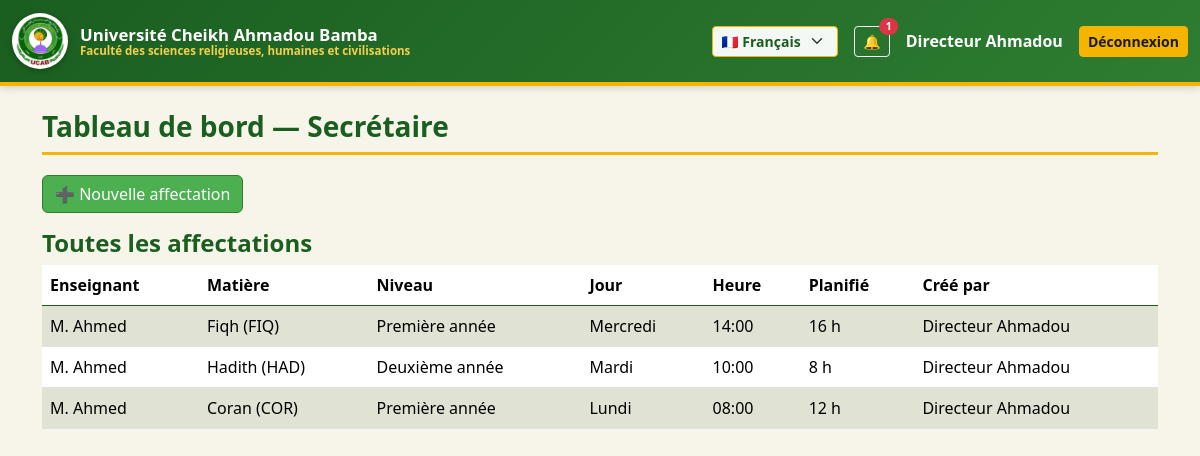
Screenshot of /secretary/ (signed in) with the database file from the repository.
### accounts/models.py (models this page shows, shortened)
class User(AbstractUser):
    class Role(models.TextChoices):
        TEACHER    = "teacher",    _("Enseignant")
        SECRETARY  = "secretary",  _("Secrétaire")
        DIRECTOR   = "director",   _("Directeur des études")
        DEAN       = "dean",       _("Doyen")
        ACCOUNTANT = "accountant", _("Comptable")
    role = models.CharField(_("Rôle"), max_length=20,
                            choices=Role.choices, default=Role.TEACHER)
    display_name_fr = models.CharField(_("Nom en français"), max_length=150, blank=True)
    display_name_ar = models.CharField(_("الاسم بالعربية"), max_length=150, blank=True)
    class Meta:
        verbose_name = _("Utilisateur")
        verbose_name_plural = _("Utilisateurs")
    def __str__(self):
        return self.display_name_fr or self.get_full_name() or self.username
    @property
    def is_secretary(self):  return self.role == self.Role.SECRETARY
    @property
    def is_director(self):   return self.role == self.Role.DIRECTOR

### academics/models.py (models this page shows, shortened)
class TeachingAssignment(models.Model):
    class Weekday(models.IntegerChoices):
        MONDAY    = 0, _("Lundi")
        TUESDAY   = 1, _("Mardi")
        WEDNESDAY = 2, _("Mercredi")
        THURSDAY  = 3, _("Jeudi")
        FRIDAY    = 4, _("Vendredi")
        SATURDAY  = 5, _("Samedi")
    teacher = models.ForeignKey(
        settings.AUTH_USER_MODEL, on_delete=models.PROTECT,
        limit_choices_to={"role": "teacher"},
        related_name="assignments", verbose_name=_("Enseignant"),
    )
    subject = models.ForeignKey(Subject, on_delete=models.PROTECT, verbose_name=_("Matière"))
    level   = models.ForeignKey(Level,   on_delete=models.PROTECT, verbose_name=_("Niveau"))
    weekday = models.PositiveSmallIntegerField(_("Jour"), choices=Weekday.choices)
    start_time = models.TimeField(_("Heure de début"))
    duration_hours = models.PositiveSmallIntegerField(_("Durée (heures)"), default=2)
    planned_sessions = models.PositiveIntegerField(
        _("Nombre de séances prévues"), default=0,
        help_text=_("Nombre total de séances prévues pour cette matière."),
    )
    created_by = models.ForeignKey(
        settings.AUTH_USER_MODEL, on_delete=models.SET_NULL,
        null=True, blank=True, related_name="created_assignments",
        verbose_name=_("Créé par"),
    )
    created_at = models.DateTimeField(auto_now_add=True)
    class Meta:
        verbose_name = _("Affectation")
        verbose_name_plural = _("Affectations")
        constraints = [
            models.UniqueConstraint(
                fields=["teacher", "subject", "level", "weekday", "start_time"],
                name="uniq_assignment_slot",
            )
        ]
    @property
    def planned_hours(self):
        return self.planned_sessions * self.duration_hours

class Subject(models.Model):
    name_fr = models.CharField(_("Nom (français)"), max_length=150)
    name_ar = models.CharField(_("الاسم بالعربية"), max_length=150)
    code    = models.CharField(_("Code"), max_length=20, unique=True)
    class Meta:
        verbose_name = _("Matière")
        verbose_name_plural = _("Matières")
    def __str__(self):
        return f"{self.name_fr} ({self.code})"

class Level(models.Model):
    name_fr = models.CharField(_("Nom (français)"), max_length=100, unique=True)
    name_ar = models.CharField(_("الاسم بالعربية"), max_length=100, unique=True)
    order   = models.PositiveIntegerField(_("Ordre"), default=0)
    class Meta:
        ordering = ["order", "name_fr"]
        verbose_name = _("Niveau")
        verbose_name_plural = _("Niveaux")
    def __str__(self):
        return self.name_fr

### academics/views.py (the view)
# urls.py: path("secretary/", views.secretary_dashboard, name="secretary_dashboard"),
@login_required
def secretary_dashboard(request):
    _require_secretary(request.user)
    assignments = (TeachingAssignment.objects
                   .select_related("teacher", "subject", "level", "created_by")
                   .order_by("-created_at"))
    return render(request, "academics/secretary_dashboard.html", {
        "assignments": assignments,
    })

### academics/context_processors.py (called while the page is built)
def unread_notifications(request):
    if not request.user.is_authenticated:
        return {"unread_count": 0, "recent_notifications": []}
    qs = Notification.objects.filter(recipient=request.user, is_read=False)
    return {
        "unread_count": qs.count(),
        "recent_notifications": qs[:5],
    }

### academics/views.py (called while the page is built)
def _require_secretary(u):
    if not (u.is_authenticated and (u.is_secretary or u.is_director or u.is_admin_user)):
        raise PermissionDenied(_("Page réservée au secrétaire."))

### templates/academics/secretary_dashboard.html (shortened to what this page needs)
{% extends "base.html" %}
{% load i18n %}
{% block content %}
<h3>{% trans "Tableau de bord — Secrétaire" %}</h3>
<a href="{% url 'academics:secretary_assignment_create' %}" class="btn btn-success mb-3">
  ➕ {% trans "Nouvelle affectation" %}
</a>
<h4>{% trans "Toutes les affectations" %}</h4>
<table class="table table-striped">
  <thead><tr>
    <th>{% trans "Enseignant" %}</th><th>{% trans "Matière" %}</th>
    <th>{% trans "Niveau" %}</th><th>{% trans "Jour" %}</th>
    <th>{% trans "Heure" %}</th><th>{% trans "Planifié" %}</th>
    <th>{% trans "Créé par" %}</th>
  </tr></thead>
  <tbody>
    {% for a in assignments %}
      <tr>
        <td>{{ a.teacher }}</td><td>{{ a.subject }}</td>
        <td>{{ a.level }}</td><td>{{ a.get_weekday_display }}</td>
        <td>{{ a.start_time }}</td>
        <td>{{ a.planned_hours }} h</td>
        <td>{{ a.created_by|default:"—" }}</td>
      </tr>
    {% empty %}
      <tr><td colspan="7">{% trans "Aucune affectation." %}</td></tr>
    {% endfor %}
  </tbody>
</table>
{% endblock %}

### templates/base.html (shortened to what this page needs)
{% load i18n static %}
{% get_current_language as LANG %}
<!doctype html>
<html lang="{{ LANG }}" dir="{% if LANG == 'ar' %}rtl{% else %}ltr{% endif %}">
<head>
  {% if LANG == 'ar' %}
    <link href="https://cdn.jsdelivr.net/npm/bootstrap@5.3.3/dist/css/bootstrap.rtl.min.css" rel="stylesheet">
  {% else %}
    <link href="https://cdn.jsdelivr.net/npm/bootstrap@5.3.3/dist/css/bootstrap.min.css" rel="stylesheet">
  {% endif %}
  <link href="{% static 'css/style.css' %}" rel="stylesheet">
</head>
<body>
<nav class="navbar navbar-expand-lg navbar-ucab mb-4">
  <div class="container-fluid">
    <a class="navbar-brand" href="{% url 'academics:dashboard' %}">
      <img src="{% static 'img/logo.png' %}" alt="UCAB">
      <div class="brand-text">
        <span class="uni-name">{% trans "Université Cheikh Ahmadou Bamba" %}</span>
        <span class="fac-name">{% trans "Faculté des sciences religieuses, humaines et civilisations" %}</span>
      </div>
    </a>
    <div class="ms-auto d-flex align-items-center gap-3">
      <form action="{% url 'set_language' %}" method="post" class="lang-switcher">
        <select name="language" class="form-select form-select-sm" onchange="this.form.submit()">
          <option value="fr" {% if LANG == 'fr' %}selected{% endif %}>🇫🇷 Français</option>
        </select>
      </form>
      {% if user.is_authenticated %}
        <a href="{% url 'academics:notifications_list' %}" class="btn btn-sm btn-outline-light position-relative">
          🔔
          {% if unread_count %}
            <span class="position-absolute top-0 start-100 translate-middle badge rounded-pill bg-danger">
              {{ unread_count }}
            </span>
          {% endif %}
        </a>
        <span class="text-white fw-semibold">{{ user }}</span>
        <a class="btn btn-sm btn-warning" href="{% url 'accounts:logout' %}">
          {% trans "Déconnexion" %}
        </a>
      {% endif %}
    </div>
  </div>
</nav>
<div class="container">
  {% block content %}{% endblock %}
</div>
</body>
</html>

### static/css/style.css (style rules this page uses)
:root { --ucab-green-dark: #1a5e20; --ucab-green: #2e7d32; --ucab-green-light: #4caf50; --ucab-gold: #f4b400; --ucab-gold-light: #ffd54f; --ucab-purple: #7b3fa0; --ucab-cream: #f7f4e9; --ucab-dark-text: #1b1b1b; }
body { background-color: var(--ucab-cream); color: var(--ucab-dark-text); padding-bottom: 40px; font-family: "Segoe UI", "Tahoma", "Amiri", sans-serif; }
.navbar-ucab { background: linear-gradient(135deg, var(--ucab-green-dark) 0%, var(--ucab-green) 100%) !important; border-bottom: 4px solid var(--ucab-gold); box-shadow: 0 2px 8px rgba(0,0,0,0.15); }
.navbar-ucab .navbar-brand { color: #fff !important; font-weight: 600; display: flex; align-items: center; gap: 12px; }
.navbar-ucab .navbar-brand img { height: 56px; width: 56px; border-radius: 50%; background: #fff; padding: 3px; box-shadow: 0 2px 6px rgba(0,0,0,0.25); }
.navbar-ucab .brand-text { display: flex; flex-direction: column; line-height: 1.15; }
.navbar-ucab .brand-text .uni-name { font-size: 1.05rem; font-weight: 700; color: #fff; }
.navbar-ucab .brand-text .fac-name { font-size: 0.72rem; color: var(--ucab-gold-light); opacity: 0.95; }
.btn-success { background-color: var(--ucab-green-light) !important; border-color: var(--ucab-green) !important; }
.btn-warning { background-color: var(--ucab-gold) !important; border-color: var(--ucab-gold) !important; color: #1b1b1b !important; font-weight: 600; }
.table thead { background-color: var(--ucab-green-dark); color: #fff; }
.table thead th { border-color: var(--ucab-green-dark); font-weight: 600; }
.table-striped > tbody > tr:nth-of-type(odd) > * { background-color: rgba(46, 125, 50, 0.05); }
h3, h4, h5 { color: var(--ucab-green-dark); font-weight: 700; }
h3 { border-bottom: 3px solid var(--ucab-gold); padding-bottom: 8px; margin-bottom: 20px; }
.lang-switcher .form-select { background-color: rgba(255,255,255,0.95); border: 1px solid var(--ucab-gold); color: var(--ucab-green-dark); font-weight: 600; }

### rows the page displays
User: display_name_fr "Directeur Ahmadou"
TeachingAssignment: teacher "M. Ahmed", subject "Fiqh (FIQ)", level "Première année", weekday "Mercredi", start_time "14:00", planned_hours "16", created_by "Directeur Ahmadou"
TeachingAssignment: teacher "M. Ahmed", subject "Hadith (HAD)", level "Deuxième année", weekday "Mardi", start_time "10:00", planned_hours "8", created_by "Directeur Ahmadou"
TeachingAssignment: teacher "M. Ahmed", subject "Coran (COR)", level "Première année", weekday "Lundi", start_time "08:00", planned_hours "12", created_by "Directeur Ahmadou"

### other values shown
{{ unread_count }} "1"
